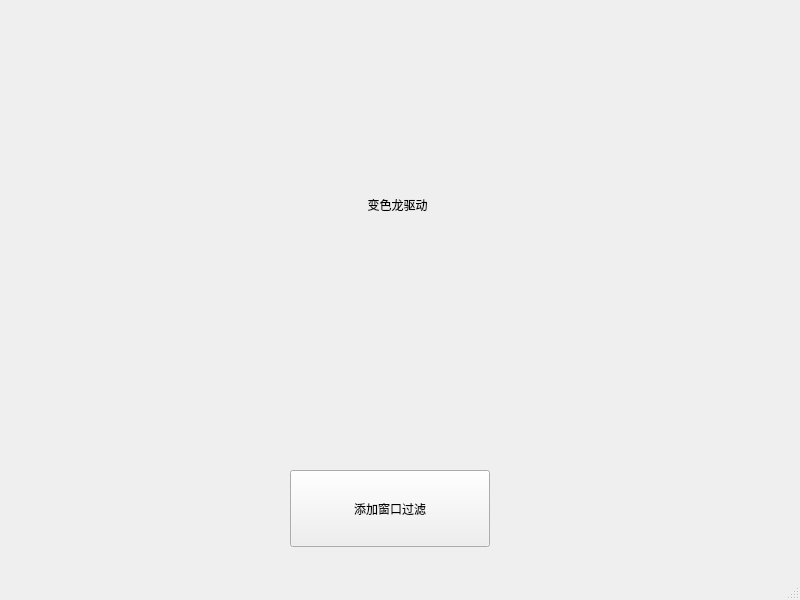
<?xml version="1.0" encoding="UTF-8"?>
<ui version="4.0">
 <class>MainWindow</class>
 <widget class="QMainWindow" name="MainWindow">
  <property name="geometry">
   <rect>
    <x>0</x>
    <y>0</y>
    <width>800</width>
    <height>600</height>
   </rect>
  </property>
  <property name="windowTitle">
   <string>变色龙DXF过滤器</string>
  </property>
  <widget class="QWidget" name="centralwidget">
   <widget class="QLabel" name="label">
    <property name="geometry">
     <rect>
      <x>2</x>
      <y>9</y>
      <width>791</width>
      <height>391</height>
     </rect>
    </property>
    <property name="text">
     <string>变色龙驱动</string>
    </property>
    <property name="alignment">
     <set>Qt::AlignCenter</set>
    </property>
   </widget>
   <widget class="NeoPushButton" name="pushButton_addHook">
    <property name="variant">
     <enum>NeoPushButton::Accent</enum>
    </property>
    <property name="geometry">
     <rect>
      <x>290</x>
      <y>470</y>
      <width>200</width>
      <height>77</height>
     </rect>
    </property>
    <property name="minimumSize">
     <size>
      <width>200</width>
      <height>77</height>
     </size>
    </property>
    <property name="text">
     <string>添加窗口过滤</string>
    </property>
   </widget>
  </widget>
  <widget class="QStatusBar" name="statusbar"/>
 </widget>
 <customwidgets>
  <customwidget>
   <class>NeoPushButton</class>
   <extends>QPushButton</extends>
   <header location="global">widgets/NeoPushButton.h</header>
  </customwidget>
 </customwidgets>
 <resources/>
 <connections/>
</ui>
